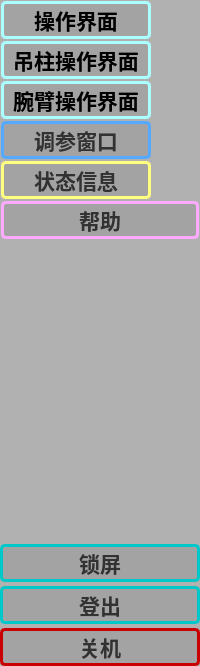
      <widget class="QWidget" name="widget" native="true">
       <property name="styleSheet">
        <string notr="true">background-color: rgba(147, 147, 147, 120);</string>
       </property>
       <layout class="QGridLayout" name="gridLayout_3" rowstretch="4,0,0,1,1,1">
        <property name="leftMargin">
         <number>0</number>
        </property>
        <property name="topMargin">
         <number>0</number>
        </property>
        <property name="rightMargin">
         <number>0</number>
        </property>
        <property name="bottomMargin">
         <number>0</number>
        </property>
        <property name="horizontalSpacing">
         <number>0</number>
        </property>
        <property name="verticalSpacing">
         <number>4</number>
        </property>
        <item row="2" column="0">
         <spacer name="verticalSpacer_2">
          <property name="orientation">
           <enum>Qt::Vertical</enum>
          </property>
          <property name="sizeType">
           <enum>QSizePolicy::Fixed</enum>
          </property>
          <property name="sizeHint" stdset="0">
           <size>
            <width>20</width>
            <height>300</height>
           </size>
          </property>
         </spacer>
        </item>
        <item row="3" column="0">
         <widget class="QPushButton" name="LockBtn">
          <property name="sizePolicy">
           <sizepolicy hsizetype="Minimum" vsizetype="Preferred">
            <horstretch>0</horstretch>
            <verstretch>0</verstretch>
           </sizepolicy>
          </property>
          <property name="minimumSize">
           <size>
            <width>62</width>
            <height>0</height>
           </size>
          </property>
          <property name="font">
           <font>
            <pointsize>16</pointsize>
            <bold>true</bold>
           </font>
          </property>
          <property name="cursor">
           <cursorShape>PointingHandCursor</cursorShape>
          </property>
          <property name="styleSheet">
           <string notr="true">QPushButton  {
	border: 3px solid;
	border-color: rgb(0, 200, 200);
	border-radius:5px;
	color: rgb(50,50, 50);
}


QPushButton:hover {
    background-color: rgb(0, 200, 200);
color: rgb(170, 177, 190);

}</string>
          </property>
          <property name="text">
           <string>锁屏</string>
          </property>
         </widget>
        </item>
        <item row="0" column="0">
         <layout class="QVBoxLayout" name="verticalLayout_8">
          <property name="spacing">
           <number>2</number>
          </property>
          <property name="leftMargin">
           <number>1</number>
          </property>
          <property name="topMargin">
           <number>1</number>
          </property>
          <property name="rightMargin">
           <number>1</number>
          </property>
          <property name="bottomMargin">
           <number>1</number>
          </property>
          <item>
           <widget class="QPushButton" name="OperaterBtn">
            <property name="sizePolicy">
             <sizepolicy hsizetype="Preferred" vsizetype="Preferred">
              <horstretch>0</horstretch>
              <verstretch>0</verstretch>
             </sizepolicy>
            </property>
            <property name="maximumSize">
             <size>
              <width>150</width>
              <height>16777215</height>
             </size>
            </property>
            <property name="font">
             <font>
              <pointsize>16</pointsize>
              <bold>true</bold>
             </font>
            </property>
            <property name="cursor">
             <cursorShape>PointingHandCursor</cursorShape>
            </property>
            <property name="styleSheet">
             <string notr="true">QPushButton  {
	border: 3px solid;
	border-color: rgb(170, 255, 255);
	border-radius:5px;
}

QPushButton:hover {
	background-color: rgb(170, 255, 255);
	color: rgb(170, 177, 190);
}

QPushButton:checked {
	background-color: rgb(170, 255, 255);
	color: rgb(170, 177, 190);
}</string>
            </property>
            <property name="text">
             <string>操作界面</string>
            </property>
           </widget>
          </item>
          <item>
           <widget class="QPushButton" name="clampdzBtn">
            <property name="sizePolicy">
             <sizepolicy hsizetype="Preferred" vsizetype="Preferred">
              <horstretch>0</horstretch>
              <verstretch>0</verstretch>
             </sizepolicy>
            </property>
            <property name="maximumSize">
             <size>
              <width>150</width>
              <height>16777215</height>
             </size>
            </property>
            <property name="font">
             <font>
              <pointsize>16</pointsize>
              <bold>true</bold>
             </font>
            </property>
            <property name="cursor">
             <cursorShape>PointingHandCursor</cursorShape>
            </property>
            <property name="styleSheet">
             <string notr="true">QPushButton  {
	border: 3px solid;
	border-color: rgb(170, 255, 255);
	border-radius:5px;
}

QPushButton:hover {
	background-color: rgb(170, 255, 255);
	color: rgb(170, 177, 190);
}

QPushButton:checked {
	background-color: rgb(170, 255, 255);
	color: rgb(170, 177, 190);
}</string>
            </property>
            <property name="text">
             <string>吊柱操作界面</string>
            </property>
           </widget>
          </item>
          <item>
           <widget class="QPushButton" name="clampwbBtn">
            <property name="sizePolicy">
             <sizepolicy hsizetype="Preferred" vsizetype="Preferred">
              <horstretch>0</horstretch>
              <verstretch>0</verstretch>
             </sizepolicy>
            </property>
            <property name="maximumSize">
             <size>
              <width>150</width>
              <height>16777215</height>
             </size>
            </property>
            <property name="font">
             <font>
              <pointsize>16</pointsize>
              <bold>true</bold>
             </font>
            </property>
            <property name="cursor">
             <cursorShape>PointingHandCursor</cursorShape>
            </property>
            <property name="styleSheet">
             <string notr="true">QPushButton  {
	border: 3px solid;
	border-color: rgb(170, 255, 255);
	border-radius:5px;
}

QPushButton:hover {
	background-color: rgb(170, 255, 255);
	color: rgb(170, 177, 190);
}

QPushButton:checked {
	background-color: rgb(170, 255, 255);
	color: rgb(170, 177, 190);
}</string>
            </property>
            <property name="text">
             <string>腕臂操作界面</string>
            </property>
           </widget>
          </item>
          <item>
           <widget class="QPushButton" name="SettingBtn">
            <property name="sizePolicy">
             <sizepolicy hsizetype="Preferred" vsizetype="Preferred">
              <horstretch>0</horstretch>
              <verstretch>0</verstretch>
             </sizepolicy>
            </property>
            <property name="maximumSize">
             <size>
              <width>150</width>
              <height>16777215</height>
             </size>
            </property>
            <property name="font">
             <font>
              <pointsize>16</pointsize>
              <bold>true</bold>
             </font>
            </property>
            <property name="cursor">
             <cursorShape>PointingHandCursor</cursorShape>
            </property>
            <property name="styleSheet">
             <string notr="true">QPushButton  {
	border: 3px solid;
	border-color: rgb(85, 170, 255);
	border-radius:5px;
	color: rgb(50,50, 50);
}


QPushButton:hover {
	background-color: rgb(85, 170, 255);
	color: rgb(200, 200, 200);
}

QPushButton:checked {
	background-color: rgb(85, 170, 255);
color: rgb(200, 200, 200);
}</string>
            </property>
            <property name="text">
             <string>调参窗口</string>
            </property>
           </widget>
          </item>
          <item>
           <widget class="QPushButton" name="InfoBtn">
            <property name="sizePolicy">
             <sizepolicy hsizetype="Preferred" vsizetype="Preferred">
              <horstretch>0</horstretch>
              <verstretch>0</verstretch>
             </sizepolicy>
            </property>
            <property name="maximumSize">
             <size>
              <width>150</width>
              <height>16777215</height>
             </size>
            </property>
            <property name="font">
             <font>
              <pointsize>16</pointsize>
              <bold>true</bold>
             </font>
            </property>
            <property name="cursor">
             <cursorShape>PointingHandCursor</cursorShape>
            </property>
            <property name="styleSheet">
             <string notr="true">QPushButton  {
	border: 3px solid;
	border-color: rgb(255, 255, 127);
	border-radius:5px;
	color: rgb(50,50, 50);
}


QPushButton:hover {
	background-color: rgb(255, 255, 127);
color: rgb(170, 177, 190);
}

QPushButton:checked {
	background-color: rgb(255, 255, 127);
color: rgb(170, 177, 190);
}</string>
            </property>
            <property name="text">
             <string>状态信息</string>
            </property>
           </widget>
          </item>
          <item>
           <widget class="QPushButton" name="HelpBtn">
            <property name="sizePolicy">
             <sizepolicy hsizetype="Preferred" vsizetype="Preferred">
              <horstretch>0</horstretch>
              <verstretch>0</verstretch>
             </sizepolicy>
            </property>
            <property name="font">
             <font>
              <pointsize>16</pointsize>
              <bold>true</bold>
             </font>
            </property>
            <property name="cursor">
             <cursorShape>PointingHandCursor</cursorShape>
            </property>
            <property name="styleSheet">
             <string notr="true">QPushButton  {
	border: 3px solid;
	border-color: rgb(255, 170, 255);
	border-radius:5px;
	color: rgb(50,50, 50);
}

QPushButton:hover {
	background-color: rgb(255, 170, 255);
color: rgb(170, 177, 190);
}

QPushButton:checked {
	background-color: rgb(255, 170, 255);
color: rgb(170, 177, 190);
}</string>
            </property>
            <property name="text">
             <string>帮助</string>
            </property>
           </widget>
          </item>
         </layout>
        </item>
        <item row="4" column="0">
         <widget class="QPushButton" name="LoginoutBtn">
          <property name="sizePolicy">
           <sizepolicy hsizetype="Minimum" vsizetype="Preferred">
            <horstretch>0</horstretch>
            <verstretch>0</verstretch>
           </sizepolicy>
          </property>
          <property name="minimumSize">
           <size>
            <width>62</width>
            <height>0</height>
           </size>
          </property>
          <property name="font">
           <font>
            <pointsize>16</pointsize>
            <bold>true</bold>
           </font>
          </property>
          <property name="cursor">
           <cursorShape>PointingHandCursor</cursorShape>
          </property>
          <property name="styleSheet">
           <string notr="true">QPushButton  {
	border: 3px solid;
	border-color: rgb(0, 200, 200);
	border-radius:5px;
	color: rgb(50,50, 50);
}


QPushButton:hover {
    background-color: rgb(0, 200, 200);
color: rgb(170, 177, 190);
}</string>
          </property>
          <property name="text">
           <string>登出</string>
          </property>
         </widget>
        </item>
        <item row="5" column="0">
         <widget class="QPushButton" name="CloseBtn">
          <property name="sizePolicy">
           <sizepolicy hsizetype="Minimum" vsizetype="Preferred">
            <horstretch>0</horstretch>
            <verstretch>0</verstretch>
           </sizepolicy>
          </property>
          <property name="minimumSize">
           <size>
            <width>62</width>
            <height>0</height>
           </size>
          </property>
          <property name="font">
           <font>
            <pointsize>16</pointsize>
            <bold>true</bold>
           </font>
          </property>
          <property name="cursor">
           <cursorShape>PointingHandCursor</cursorShape>
          </property>
          <property name="styleSheet">
           <string notr="true">QPushButton {
	border: 3px solid;
	border-color: rgb(200, 0, 0);
	border-radius:5px;
	color: rgb(50,50, 50);
}

QPushButton:hover {
	background-color: rgb(200, 0, 0);
color: rgb(170, 177, 190);
}</string>
          </property>
          <property name="text">
           <string>关机</string>
          </property>
         </widget>
        </item>
       </layout>
      </widget>
